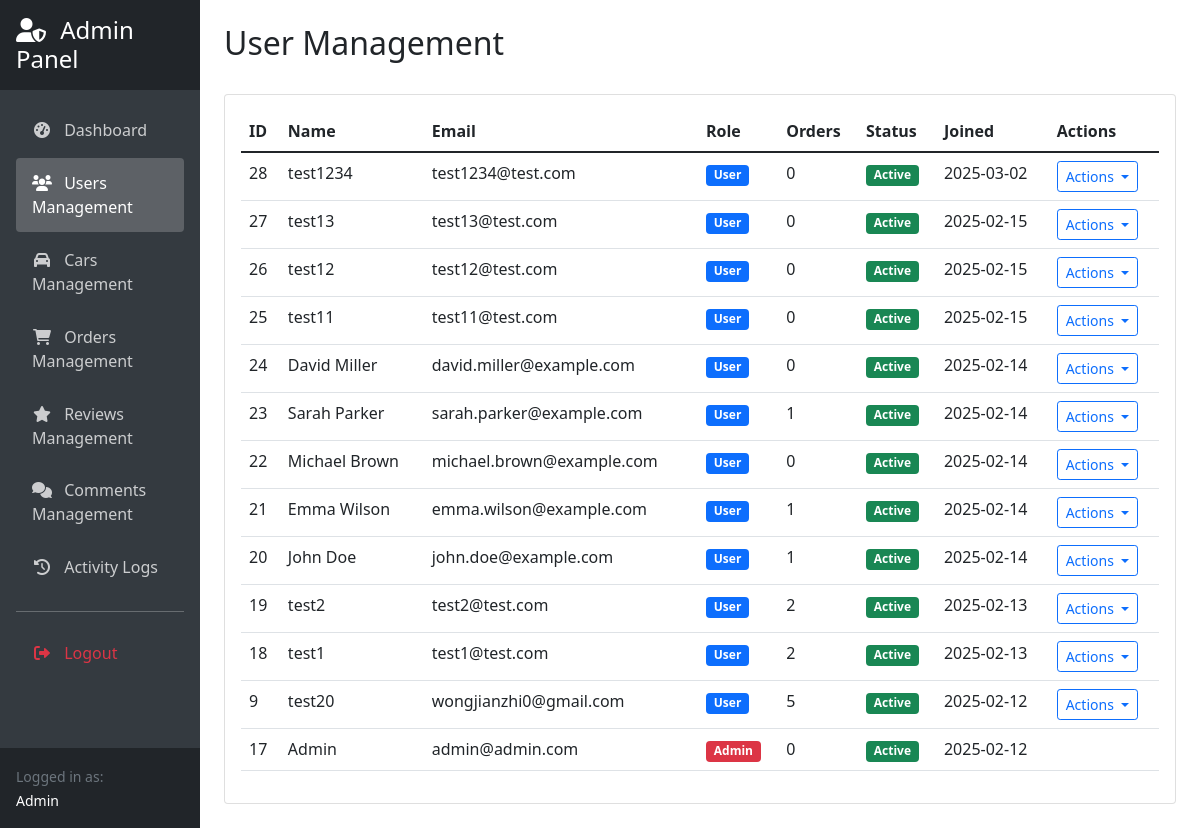
The page /admin_users.php (signed in) on the database its author committed.
### tables this page shows
CREATE TABLE `users` (
  `id` int(11) NOT NULL,
  `email` varchar(255) DEFAULT NULL,
  `password_hash` varchar(255) DEFAULT NULL,
  `google_id` varchar(255) DEFAULT NULL,
  `reset_token` varchar(255) DEFAULT NULL,
  `reset_expiry` datetime DEFAULT NULL,
  `failed_attempts` int(11) DEFAULT 0,
  `locked_until` datetime DEFAULT NULL,
  `oauth_provider` varchar(20) DEFAULT NULL,
  `name` varchar(100) DEFAULT NULL,
  `reset_code` varchar(6) DEFAULT NULL,
  `reset_code_expiry` datetime DEFAULT NULL,
  `phone` varchar(20) DEFAULT NULL,
  `role` varchar(10) DEFAULT 'user',
  `created_at` timestamp NOT NULL DEFAULT current_timestamp(),
  `status` tinyint(1) DEFAULT 1
);

### admin_users.php (the view, shortened to what this page needs)
<?php
require 'config.php';
$stmt = $pdo->prepare("
    SELECT id, name, email, role,
           COALESCE(created_at, CURRENT_TIMESTAMP) as created_at,
           COALESCE(status, 1) as status,
           (SELECT COUNT(*) FROM orders WHERE user_id = users.id) as order_count
    FROM users
    ORDER BY created_at DESC
");
$stmt->execute();
$users = $stmt->fetchAll();
?>
<!DOCTYPE html>
<html>
<head>
    <link href="https://cdn.jsdelivr.net/npm/bootstrap@5.1.3/dist/css/bootstrap.min.css" rel="stylesheet">
    <link href="https://cdnjs.cloudflare.com/ajax/libs/font-awesome/6.0.0/css/all.min.css" rel="stylesheet">
</head>
<body>
    <div class="container-fluid">
        <div class="row">
            <?php include 'admin_sidebar.php'; ?>
            <div class="col-md-10 p-4">
                <div class="d-flex justify-content-between align-items-center mb-4">
                    <h2>User Management</h2>
                </div>
                <div class="card">
                    <div class="card-body">
                        <div class="table-responsive">
                            <table class="table table-hover">
                                <thead>
                                    <tr>
                                        <th>ID</th>
                                        <th>Name</th>
                                        <th>Email</th>
                                        <th>Role</th>
                                        <th>Orders</th>
                                        <th>Status</th>
                                        <th>Joined</th>
                                        <th>Actions</th>
                                    </tr>
                                </thead>
                                <tbody>
                                    <?php foreach ($users as $user): ?>
                                        <tr>
                                            <td><?php echo $user['id']; ?></td>
                                            <td><?php echo htmlspecialchars($user['name']); ?></td>
                                            <td><?php echo htmlspecialchars($user['email']); ?></td>
                                            <td>
                                                <span class="badge bg-<?php echo $user['role'] == 'admin' ? 'danger' : 'primary'; ?>">
                                                    <?php echo ucfirst($user['role']); ?>
                                                </span>
                                            </td>
                                            <td><?php echo $user['order_count']; ?></td>
                                            <td>
                                                <span class="badge bg-<?php echo $user['status'] ? 'success' : 'warning'; ?>">
                                                    <?php echo $user['status'] ? 'Active' : 'Inactive'; ?>
                                                </span>
                                            </td>
                                            <td><?php echo date('Y-m-d', strtotime($user['created_at'])); ?></td>
                                            <td>
                                                <?php if ($user['role'] != 'admin'): ?>
                                                    <div class="btn-group">
                                                        <button type="button" class="btn btn-sm btn-outline-primary dropdown-toggle" data-bs-toggle="dropdown">
                                                            Actions
                                                        </button>
                                                    </div>
                                                <?php endif; ?>
                                            </td>
                                        </tr>
                                    <?php endforeach; ?>
                                </tbody>
                            </table>
                        </div>
                    </div>
                </div>
            </div>
        </div>
    </div>
</body>
</html>

### rows shown on the page
users: id "28", name "test1234", email "test1234@test.com", role "User", order_count "0", created_at "2025-03-02"
users: id "27", name "test13", email "test13@test.com", role "User", order_count "0", created_at "2025-02-15"
users: id "26", name "test12", email "test12@test.com", role "User", order_count "0", created_at "2025-02-15"
users: id "25", name "test11", email "test11@test.com", role "User", order_count "0", created_at "2025-02-15"
users: id "24", name "David Miller", email "david.miller@example.com", role "User", order_count "0", created_at "2025-02-14"
users: id "23", name "Sarah Parker", email "sarah.parker@example.com", role "User", order_count "1", created_at "2025-02-14"
users: id "22", name "Michael Brown", email "michael.brown@example.com", role "User", order_count "0", created_at "2025-02-14"
users: id "21", name "Emma Wilson", email "emma.wilson@example.com", role "User", order_count "1", created_at "2025-02-14"
users: id "20", name "John Doe", email "john.doe@example.com", role "User", order_count "1", created_at "2025-02-14"
users: id "19", name "test2", email "test2@test.com", role "User", order_count "2", created_at "2025-02-13"
users: id "18", name "test1", email "test1@test.com", role "User", order_count "2", created_at "2025-02-13"
users: id "9", name "test20", email "wongjianzhi0@gmail.com", role "User", order_count "5", created_at "2025-02-12"
users: id "17", name "Admin", email "admin@admin.com", role "Admin", order_count "0", created_at "2025-02-12"

### other values the page prints
$_SESSION['name'] "Admin"
